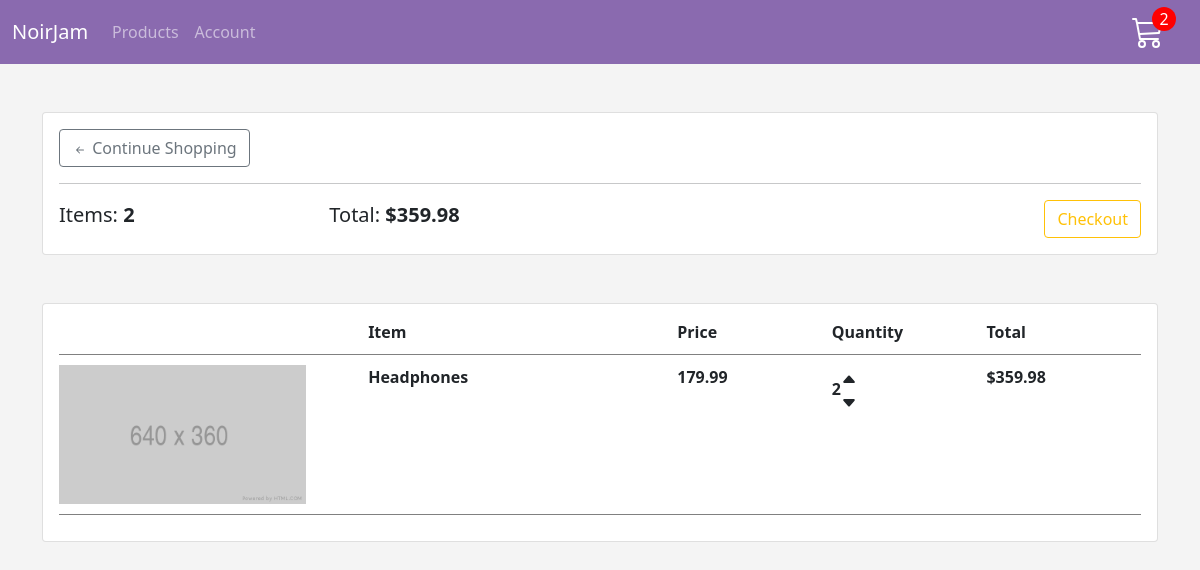
/shop/cart/ (signed in), run on an earlier commit of the app's database.
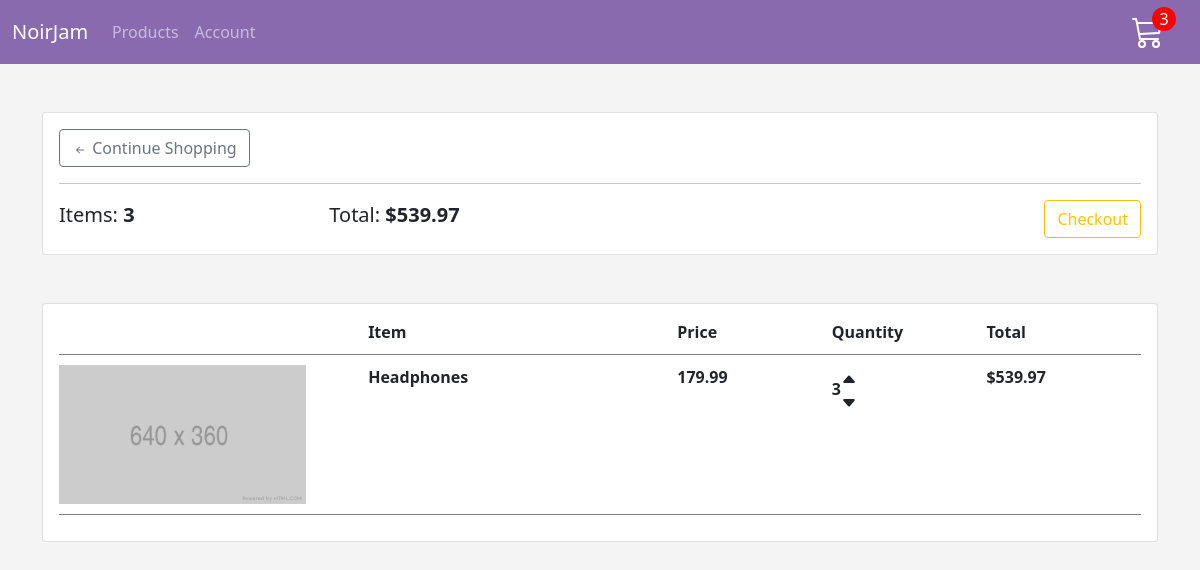
And on a later commit of the database.
### store/models.py (models this page shows, shortened)
class Order(models.Model):
    customer = models.ForeignKey(
        Customer, on_delete=models.SET_NULL, null=True, blank=True
    )
    date_ordered = models.DateTimeField(auto_now_add=True)
    complete = models.BooleanField(default=False, null=True, blank=False)
    transaction_id = models.CharField(max_length=100, null=True)
    @property
    def get_cart_total(self):
        orderitems = self.orderitem_set.all()
        total = sum([item.get_total for item in orderitems])
        return total
    @property
    def get_cart_items(self):
        orderitems = self.orderitem_set.all()
        total = sum([item.quantity for item in orderitems])
        return total

class OrderItem(models.Model):
    product = models.ForeignKey(Product, on_delete=models.SET_NULL, null=True)
    order = models.ForeignKey(Order, on_delete=models.SET_NULL, null=True)
    quantity = models.IntegerField(default=0, null=True, blank=True)
    date_added = models.DateTimeField(auto_now_add=True)
    @property
    def get_total(self):
        total = self.product.price * self.quantity
        return total

class Product(models.Model):
    name = models.CharField(max_length=200)
    price = models.DecimalField(max_digits=7, decimal_places=2)
    digital = models.BooleanField(default=False, null=True, blank=True)
    image = models.ImageField(null=True, blank=True)

### store/views.py (the view)
# urls.py: path("cart/", views.cart, name="cart"),
def cart(request):
    data = cartData(request)
    items = data["items"]
    order = data["order"]
    cartItems = data["cartItems"]
    context = {"items": items, "order": order, "cartItems": cartItems}
    return render(request, "store/cart.html", context)

### store/utils.py (called while the page is built)
def cartData(request):
    if request.user.is_authenticated:
        customer = request.user.customer
        order, created = Order.objects.get_or_create(customer=customer, complete=False)
        items = order.orderitem_set.all()
        cartItems = order.get_cart_items
    else:
        cookieData = cookieCart(request)
        items = cookieData["items"]
        order = cookieData["order"]
        cartItems = cookieData["cartItems"]
    return {"cartItems": cartItems, "order": order, "items": items}

### store/templates/store/cart.html
{% extends 'store/main.html' %}
{% load static %}
{% block content %}
<div class="card my-5">
    <div class="card-body">
        <a href="{% url 'store' %}" class="btn btn-outline-secondary">
            <svg xmlns="http://www.w3.org/2000/svg" width="16" height="16" fill="currentColor" class="bi bi-arrow-left-short" viewBox="0 0 16 16">
                <path fill-rule="evenodd" d="M12 8a.5.5 0 0 1-.5.5H5.707l2.147 2.146a.5.5 0 0 1-.708.708l-3-3a.5.5 0 0 1 0-.708l3-3a.5.5 0 1 1 .708.708L5.707 7.5H11.5a.5.5 0 0 1 .5.5z"/>
            </svg>
            Continue Shopping
        </a>
        <hr>
        <table class='w-100 mx-auto'>
            <tr>
                <th class="cart-table-head">
                    <h5>
                        Items: <strong> {{ order.get_cart_items }}</strong>
                    </h5>
                </th>
                <th class="cart-table-head">
                    <h5 >
                        Total: <strong>${{ order.get_cart_total|floatformat:2 }}</strong>
                    </h5>
                </th>
                <th id="cart-table-checkout">
                    {% if user.is_authenticated %}
                    <a href="{% url 'checkout' %}" class='btn btn-outline-warning'>Checkout</a>
                    {% else %}
                    <a href="{% url 'create_or_guest' %}" class='btn btn-outline-warning'>Checkout</a>
                    {% endif %}
                </th>
            </tr>
        </table>
    </div>
</div>
<div class="card mb-5">
    <div class="card-body">
        <div class="cart-row">
            <div style="flex:2"></div>
            <div style="flex:2"><strong>Item</strong></div>
            <div style="flex: 1;"><strong>Price</strong></div>
            <div style="flex: 1;"><strong>Quantity</strong></div>
            <div style="flex: 1;"><strong>Total</strong></div>
        </div>
        {% for item in items %}
        <div class="cart-row">
            <div style="flex:2"><img class='row-img' src="{% static 'images/store_placeholder.png' %}" alt=""></div>
            <div style="flex:2"><strong>{{ item.product.name }}</strong></div>
            <div style="flex: 1;"><strong>{{ item.product.price|floatformat:2}}</strong></div>
            <div style="flex: 1;">
                <div class="d-flex align-items-center">
                    <strong>{{ item.quantity }}</strong>
                    <div>
                        <div class="change-quantity update-cart" data-product='{{ item.product.id }}' data-action="add">
                            <svg xmlns="http://www.w3.org/2000/svg" width="16" height="16" fill="currentColor" class="bi bi-caret-up-fill" viewBox="0 0 16 16">
                                <path d="M7.247 4.86l-4.796 5.481c-.566.647-.106 1.659.753 1.659h9.592a1 1 0 0 0 .753-1.659l-4.796-5.48a1 1 0 0 0-1.506 0z"/>
                            </svg>
                        </div>
                        <div class="change-quantity update-cart" data-product='{{ item.product.id }}' data-action='remove'>
                            <svg xmlns="http://www.w3.org/2000/svg" width="16" height="16" fill="currentColor" class="bi bi-caret-down-fill" viewBox="0 0 16 16">
                                <path d="M7.247 11.14L2.451 5.658C1.885 5.013 2.345 4 3.204 4h9.592a1 1 0 0 1 .753 1.659l-4.796 5.48a1 1 0 0 1-1.506 0z"/>
                            </svg>
                        </div>
                    </div>
                </div>
            </div>
            <div style="flex: 1;">
                <strong>${{ item.get_total }}</strong>
            </div>
        </div>
        {% endfor %}
    </div>
</div>
{% endblock content %}

What changed in the data, as far as the page shows it:
changed through a linked row, Order: get_cart_items "2" → "3"; get_cart_total "359.98" → "539.97"
changed OrderItem "Headphones": quantity "2" → "3"; get_total "359.98" → "539.97"
Also different on the page:
{{ cartItems }}: "2" → "3"
